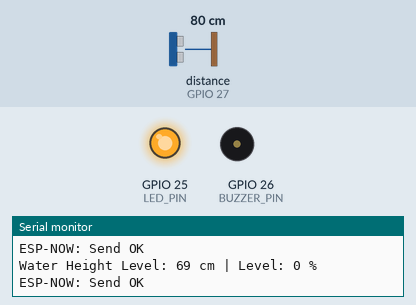
Bench run of a sketch on a simulated ESP32. On the bench: output pins drawn as LEDs (lit = HIGH), buzzer (waves = sounding, pin HIGH), the last lines printed to the serial monitor. Wiring (inferred from the names in the program): ultrasonic range finder: trigger GPIO 14; echo GPIO 27. Inputs (shaded band) come from the test bench; at power-on: distance to the obstacle (sensor on GPIO 27) 80 cm. The echo pulse lasts 58.3 µs per cm; pins used as bus, display or sensor lines are not drawn.

Above: at 2.2 s.
2.3 s: distance to the obstacle (sensor on GPIO 27) set to 11 cm
3.8 s: distance to the obstacle (sensor on GPIO 27) set to 8 cm
At 5.0 s:
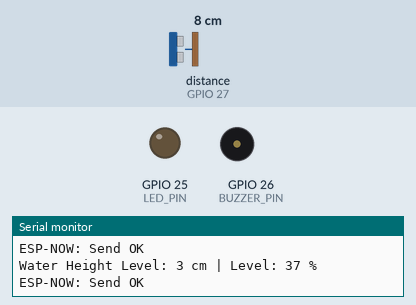
5.3 s: distance to the obstacle (sensor on GPIO 27) set to 5 cm
6.8 s: distance to the obstacle (sensor on GPIO 27) set to 2 cm
At 8.0 s:
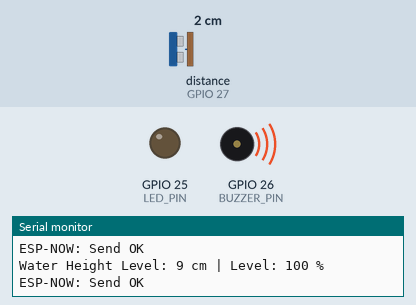
8.3 s: distance to the obstacle (sensor on GPIO 27) set to 4 cm
At 9.5 s:
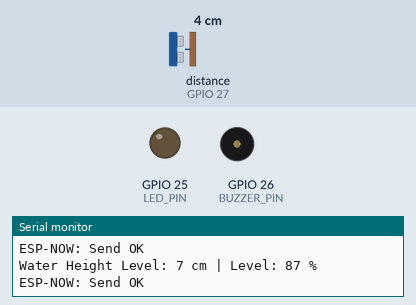
9.8 s: distance to the obstacle (sensor on GPIO 27) set to 18 cm
At 11.1 s:
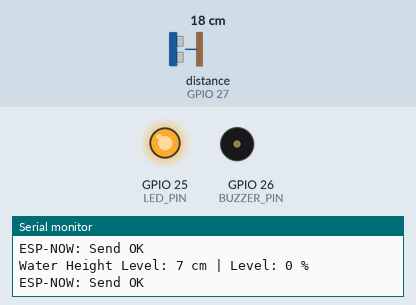
Timing chart, 0 to 23.5 s (numbered marks = the images above; inputs shaded):
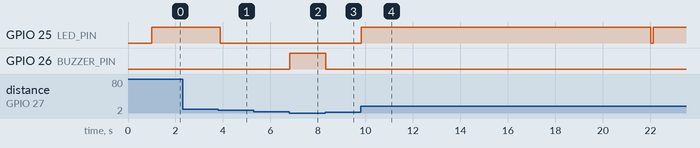

The sketch:

sender.ino
```cpp
#include <esp_now.h>
#include <WiFi.h>

// ================= MAC RECEIVER =================
uint8_t receiverMac[] = {0x88, 0x57, 0x21, 0x94, 0x69, 0x70};

// ================= STRUKTUR DATA =================
typedef struct {
  long distanceCM;
  int percentage;
} water_message;

water_message myData;

// ================= PIN =================
#define TRIG_PIN    14
#define ECHO_PIN    27
#define LED_PIN     25
#define BUZZER_PIN  26

// ================= PARAMETER TABUNG =================
#define TANK_HEIGHT_CM 11
#define SAFE_HEIGHT_CM 8

// ================= VARIABEL =================
volatile long distanceCM = -1;
volatile int waterPercent = 0;

// ================= CALLBACK ESP-NOW =================
void OnDataSent(const wifi_tx_info_t *info, esp_now_send_status_t status) {
  Serial.println(status == ESP_NOW_SEND_SUCCESS ? "ESP-NOW: Send OK" : "ESP-NOW: Send FAIL");
}

// ================= PROTOTYPE TASK =================
void readUltrasonicTask(void *pvParameters);
void sendEspNowTask(void *pvParameters);

// ================= SETUP =================
void setup() {
  Serial.begin(115200);
  delay(1000);

  Serial.println("ESP32 Sender Starting...");

  WiFi.mode(WIFI_STA);

  if (esp_now_init() != ESP_OK) {
    Serial.println("ESP-NOW Init Failed");
    return;
  }

  esp_now_register_send_cb(OnDataSent);

  esp_now_peer_info_t peerInfo = {};
  memcpy(peerInfo.peer_addr, receiverMac, 6);
  peerInfo.channel = 0;
  peerInfo.encrypt = false;

  if (esp_now_add_peer(&peerInfo) != ESP_OK) {
    Serial.println("Failed to add peer");
    return;
  }

  pinMode(TRIG_PIN, OUTPUT);
  pinMode(ECHO_PIN, INPUT);
  pinMode(LED_PIN, OUTPUT);
  pinMode(BUZZER_PIN, OUTPUT);

  digitalWrite(LED_PIN, LOW);
  digitalWrite(BUZZER_PIN, LOW);

  xTaskCreatePinnedToCore(readUltrasonicTask, "ReadUltrasonic", 2048, NULL, 2, NULL, 1);
  xTaskCreatePinnedToCore(sendEspNowTask, "SendESPNow", 2048, NULL, 1, NULL, 1);
}

void loop() {
}

// ================= TASK BACA ULTRASONIC =================
void readUltrasonicTask(void *pvParameters) {
  (void) pvParameters;

  for (;;) {
    digitalWrite(TRIG_PIN, LOW);
    delayMicroseconds(2);
    digitalWrite(TRIG_PIN, HIGH);
    delayMicroseconds(10);
    digitalWrite(TRIG_PIN, LOW);

    long duration = pulseIn(ECHO_PIN, HIGH, 30000);

    if (duration == 0) {
      distanceCM = -1;
    } else {
      distanceCM = duration / 58;
    }

    if (distanceCM >= 0 && distanceCM <= TANK_HEIGHT_CM) {
      long waterHeight = TANK_HEIGHT_CM - distanceCM;
      waterPercent = (waterHeight * 100) / SAFE_HEIGHT_CM;
    } else {
      waterPercent = 0;
    }

    if (waterPercent < 0) waterPercent = 0;
    if (waterPercent > 100) waterPercent = 100;

    digitalWrite(LED_PIN, waterPercent < 20 ? HIGH : LOW);
    digitalWrite(BUZZER_PIN, waterPercent >= 100 ? HIGH : LOW);

    vTaskDelay(pdMS_TO_TICKS(100));
  }
}

// ================= TASK KIRIM ESP-NOW =================
void sendEspNowTask(void *pvParameters) {
  (void) pvParameters;

  for (;;) {
    myData.distanceCM = distanceCM;
    myData.percentage = waterPercent;

    esp_now_send(receiverMac, (uint8_t *)&myData, sizeof(myData));

    Serial.print("Water Height Level: ");
    Serial.print(abs(11 - distanceCM));
    Serial.print(" cm | Level: ");
    Serial.print(waterPercent);
    Serial.println(" %");

    vTaskDelay(pdMS_TO_TICKS(1000));
  }
}
```

Measured:
- the behaviour switches between 10 and 9 cm on distance to the obstacle (sensor on GPIO 27) (found by bisection; images 0 and 1)
- the behaviour switches between 4 and 3 cm on distance to the obstacle (sensor on GPIO 27) (found by bisection; images 1 and 2)
- after the input at 3.8 s, GPIO 25 (LED_PIN): HIGH → LOW after 0.08 s
- after the input at 6.8 s, GPIO 26 (BUZZER_PIN): LOW → HIGH at once
- after the input at 8.3 s, GPIO 26 (BUZZER_PIN): HIGH → LOW at once
- after the input at 9.8 s, GPIO 25 (LED_PIN): LOW → HIGH at once, → LOW 12.2 s later, → HIGH 0.10 s later
